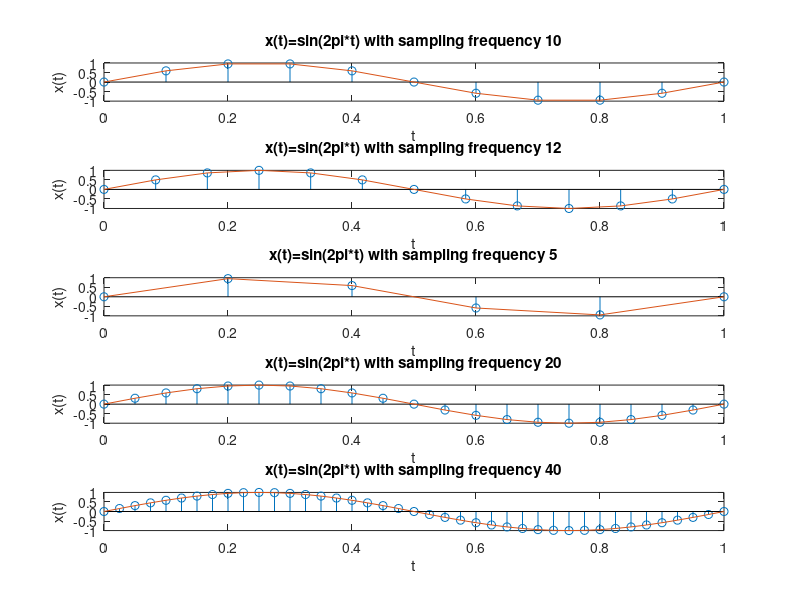

Here is the MATLAB script that generated this plot:
clc;
clear;
t=0:0.1:1;
subplot(5,1,1);
x=sin(2*pi*t);
stem(t,x);
hold on;
plot(t,x);
xlabel('t');
ylabel('x(t)');
title('x(t)=sin(2pi*t) with sampling frequency 10');
subplot(5,1,2);
t=0:0.1/1.2:1;
x=sin(2*pi*t);
stem(t,x);
hold on;
plot(t,x);
xlabel('t');
ylabel('x(t)');
title('x(t)=sin(2pi*t) with sampling frequency 12');
t=0:0.2:1;
subplot(5,1,3);
x=sin(2*pi*t);
stem(t,x);
hold on;
plot(t,x);
xlabel('t');
ylabel('x(t)');
title('x(t)=sin(2pi*t) with sampling frequency 5');
t=0:0.1/2:1;
subplot(5,1,4);
x=sin(2*pi*t);
stem(t,x);
hold on;
plot(t,x);
xlabel('t');
ylabel('x(t)');
title('x(t)=sin(2pi*t) with sampling frequency 20');
t=0:0.1/4:1;
subplot(5,1,5);
x=sin(2*pi*t);
stem(t,x);
hold on;
plot(t,x);
xlabel('t');
ylabel('x(t)');
title('x(t)=sin(2pi*t) with sampling frequency 40');